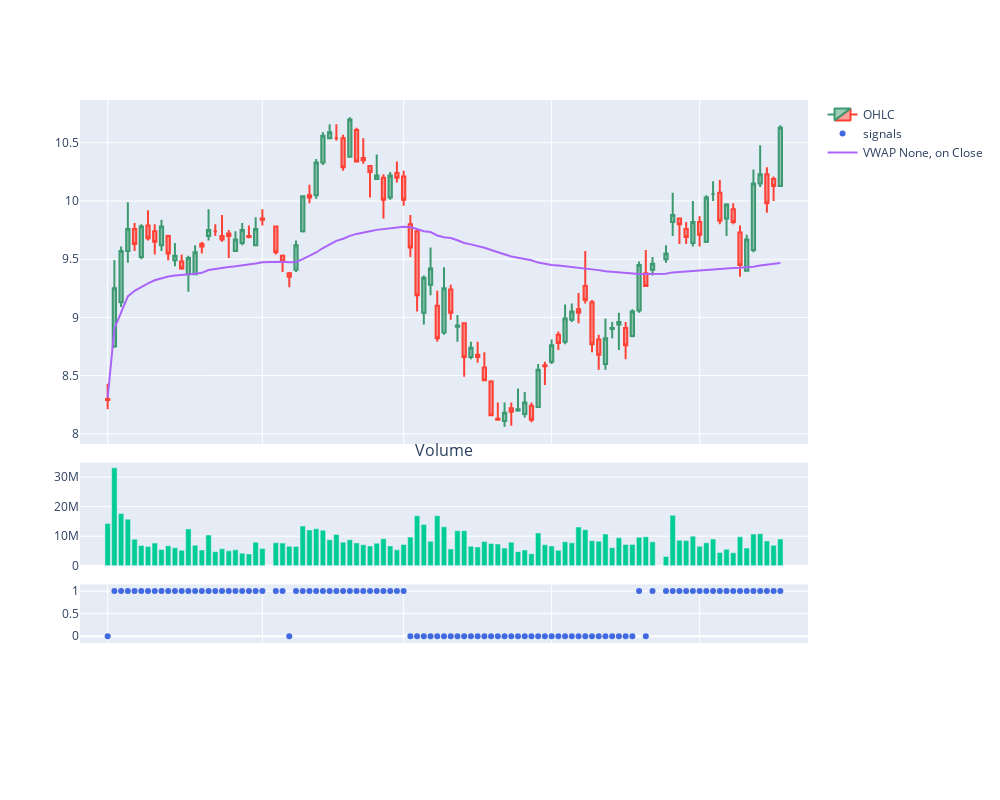
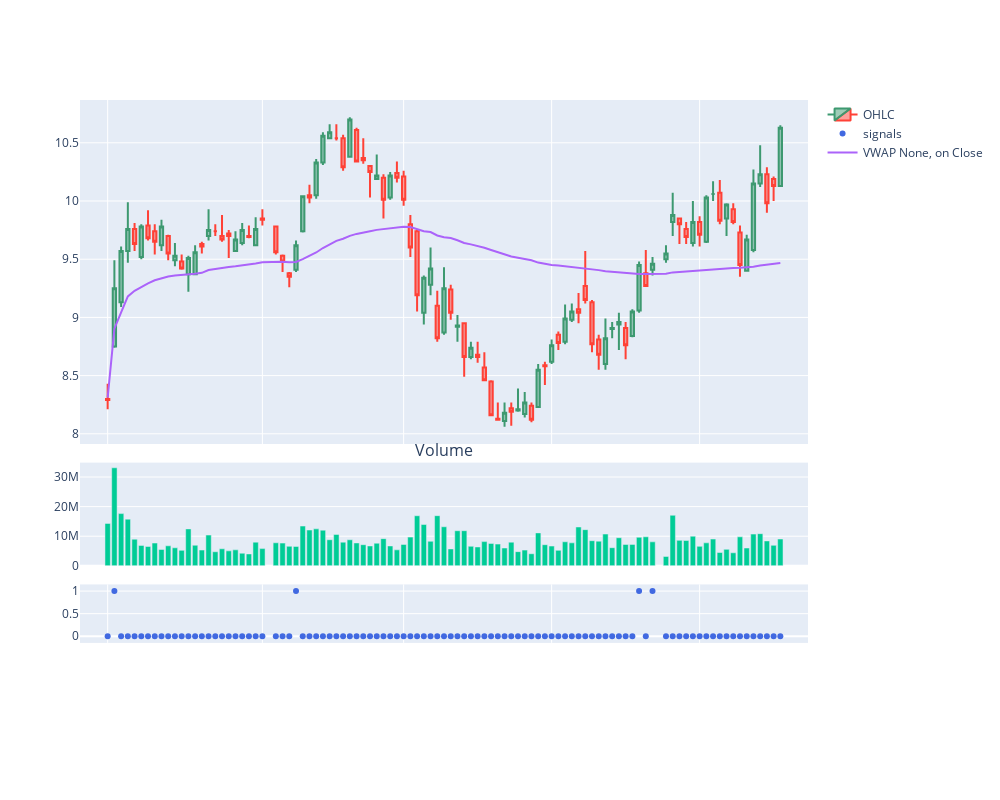

The notebook cell saved with these charts, in order:
### Markdown cell above
## VWAP Crossover

### Code cell
period = None
indicator =  "VWAP"
vwap_crossover = Crossover(period, indicator = indicator, on = "Close", invert = False)
vwap_crossover.plot_signals(data,signal_type = 'con')
vwap_crossover.plot_signals(data,signal_type = 'dis')
